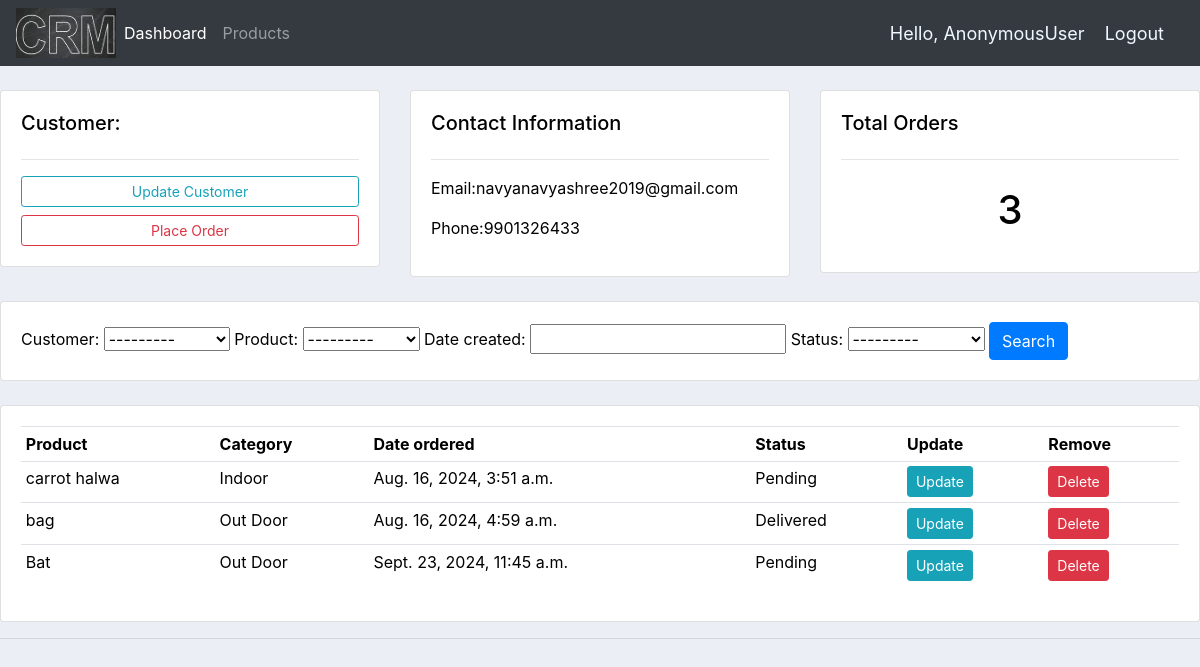
Page /customers/1 on the earlier database version.
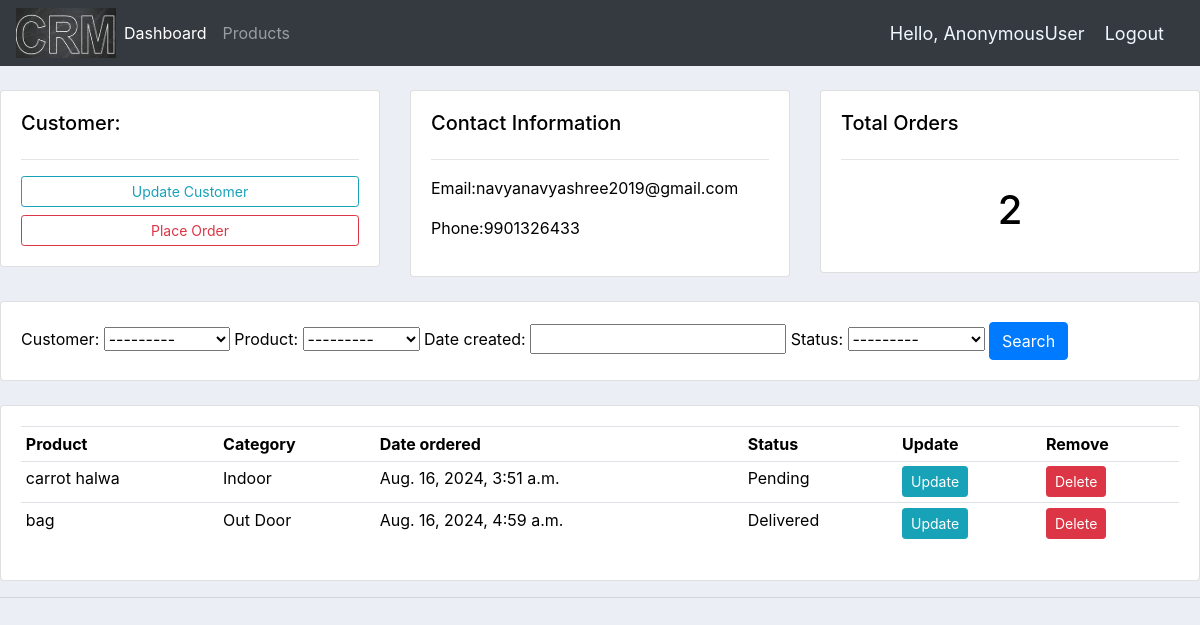
Same page on the later database version.
### accounts/models.py (models this page shows, shortened)
class Order(models.Model):
    STATUS = (
        ('Pending','Pending'),
        ('out for delivery','out for delivery'),
        ('Delivered','Delivered'),
    )
    customer=models.ForeignKey(Customer,null=True,on_delete=models.SET_NULL)
    product=models.ForeignKey(Products,null=True,on_delete=models.SET_NULL)
    date_created=models.DateTimeField(auto_now_add=True)
    status=models.CharField(max_length=200,null=True,choices=STATUS)

class Products(models.Model):
    CATEGORY=(
        ('Indoor','Indoor'),
        ('Out Door','Out Door'),
    )
    name=models.CharField(max_length=200,null=True)
    price=models.FloatField(null=True)
    category=models.CharField(max_length=200,null=True,choices=CATEGORY)
    description=models.CharField(max_length=200,null=True,blank=True)
    date_created=models.DateTimeField(auto_now_add=True)
    tags = models.ManyToManyField(Tag)
    def __str__(self):
        return self.name

### accounts/views.py (the view)
# urls.py: path('customers/<str:pk>',views.customers,name='customers'),
def customers(request,pk):
    customer=Customer.objects.get(id=pk)
    order=customer.order_set.all()
    total_order=order.count()
    myFilter=OrderFilter(request.GET,queryset=order)
    order=myFilter.qs
    context={
        'cus':customer,
        'ord':order,
        'total_order':total_order,
        'myFilter':myFilter,
    }
    return render(request,'accounts/customers.html',context)

### accounts/models.py (called while the page is built)
    def __str__(self):
        return self.name

### accounts/templates/accounts/customers.html
{% extends "accounts/main.html" %}
{% block content %}
<br>
<div class="row">
    <div class="col-md">
        <div class="card card-body">
            <h5>Customer:</h5>
            <hr>
            <a class="btn btn-outline-info btn-sm btn-block" href="{% url 'updatecus' cus.id %}">Update Customer</a>
            <a class="btn btn-outline-danger btn-sm btn-block" href="{% url 'create_order' cus.id %}">Place Order</a>  {% comment %} 3 {% endcomment %}
        </div>
    </div>
    <div class="col-md">
        <div class="card card-body">
            <h5>Contact Information</h5>
            <hr>
            <p>Email:{{cus.email}}</p>
            <p>Phone:{{cus.phone}}</p>
        </div>
    </div>
    <div class="col-md">
        <div class="card card-body">
            <h5>Total Orders</h5>
            <hr>
            <h1 style="text-align: center;padding:10px ;">{{total_order}}</h1>
        </div>
    </div>
</div>
<br>
<div class="row">
    <div class="col">
        <div class="card card-body">
            <form method="get">
                {{myFilter.form}}
                <button class="btn btn-primary" type="submit">Search</button>
            </form>
        </div>
    </div>
</div>
<br>
<div class="row">
    <div class="col">
        <div class="card card-body">
            <table class="table table-sm">
                <tr>
                    <th>Product</th>
                    <th>Category</th>
                    <th>Date ordered</th>
                    <th>Status</th>
                    <th>Update</th>
                    <th>Remove</th>
                </tr>
                {% for order in ord  %}
                <tr>
                    <td>{{order.product.name}}</td>
                    <td>{{order.product.category}}</td>
                    <td>{{order.date_created}}</td>
                    <td>{{order.status}}</td>
                    <td><a class="btn btn-sm btn-info" href="{% url 'update_form' order.id %}">Update</a></td>
                    <td><a class="btn btn-sm btn-danger" href="{% url 'delete_order' order.id %}">Delete</a></td>
                </tr>
                {% endfor %}
            </table>
        </div>
    </div>
</div>
{% endblock content %}

Differences in the rows shown:
removed Order: product.name "Bat", product.category "Out Door", date_created "Sept. 23, 2024, 11:45 a.m.", status "Pending"
Other differences:
{{ total_order }}: "3" → "2"
